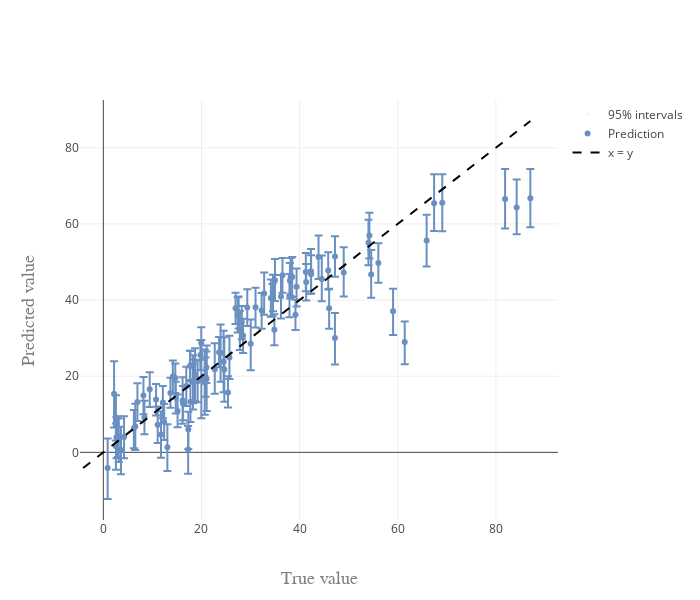

Notebook source saved alongside this figure:
### Code cell
fig = pred_vs_error_perc(mean, lower, upper, y_test, 95)
pltlyoff.iplot(fig, filename='')
print('With optimization P(Y, C)')
print('P(C)', model.constrprob_Xv(n = 100))
